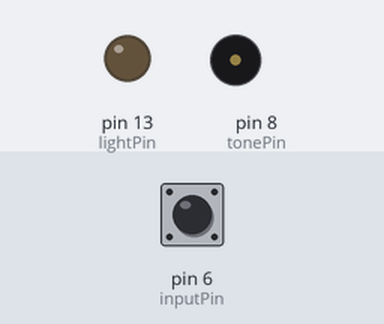
This sketch was run on a simulated Arduino Uno, built with avr-gcc and run on an emulated ATmega328P. Parts: output pins drawn as LEDs (lit = HIGH), buzzer (waves = sounding). Inputs (shaded band) come from the test bench; at power-on: pin 6 (inputPin) LOW.

Above: at 1.2 s.
1.3 s: pin 6 (inputPin) driven HIGH
At 2.1 s:
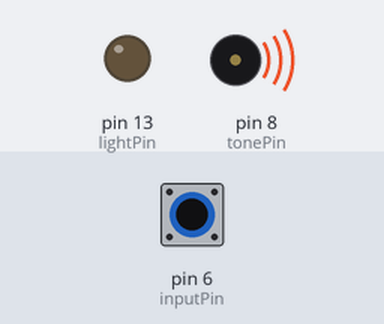
2.8 s: pin 6 (inputPin) pulsed LOW 2 times (0.12 s each, 0.3 s apart)
At 5.2 s:
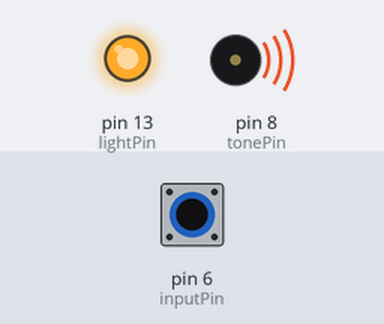
5.8 s: pin 6 (inputPin) driven LOW
At 6.8 s:
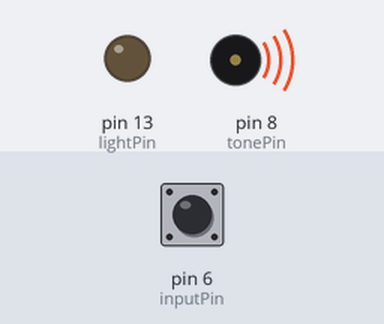
Timing chart, 0 to 8.8 s (numbered marks = the images above; inputs shaded):
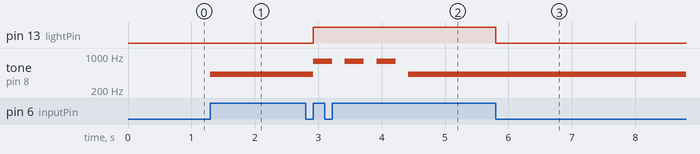

The sketch:

toneRewardControl_2arduinoCode_07072014.ino
```cpp
int inputPin = 6;
int tonePin = 8;
int lightPin = 13;

double toneStarted = 0;

int rewardToneFreq = 788; //normal 988 //control = 788
int toneFreq = 425; //normal == 325 // control = 425
double toneDuration = 120000;
double rewardToneDuration = 300;
double rewardToneBuffer = 200;

double timeSinceTITO = 0;
double lastReward = 0;


boolean reset = true;
boolean toneOn = false;
boolean ableToStart = true;
boolean firstReward = false;

void setup(){
  //Serial.begin(9600);
 pinMode(inputPin,INPUT);
 pinMode(lightPin,OUTPUT);
}

void loop(){
  int val = digitalRead(inputPin);
  //Serial.println(val);

  if(val && reset){
     reset = false;
     if(!toneOn){
        tone(tonePin,toneFreq,toneDuration);
        toneOn = true;
        toneStarted = millis();
        //Serial.println("started");
      }
      else{
        digitalWrite(lightPin,HIGH);
        rewardTone3();
      } //end toneOn
   } //end reset
   if(!val){
     reset = true;
     digitalWrite(lightPin,LOW);

   }
   if(millis()>toneStarted + toneDuration*3/2){
    toneOn = false;
   }


}

void rewardTone3(){
  tone(tonePin,rewardToneFreq,rewardToneDuration);
  delay(rewardToneDuration + rewardToneBuffer);
   tone(tonePin,rewardToneFreq,rewardToneDuration);
  delay(rewardToneDuration + rewardToneBuffer);
   tone(tonePin,rewardToneFreq,rewardToneDuration);
  delay(rewardToneDuration + rewardToneBuffer);
   double toneElapsed = millis() - toneStarted;
        double toneRemaining = toneDuration - toneElapsed;
        if(toneRemaining > 0){
         tone(tonePin,toneFreq,toneRemaining);
        }
}
```

Measured:
- after the input at 1.3 s, tone on pin 8 (tonePin): silent → 425 Hz at once
- after the input at 2.8 s, pin 13 (lightPin): LOW → HIGH after 0.12 s; tone on pin 8 (tonePin): 425 Hz → 788 Hz after 0.12 s, then repeats every 0.50 s: silent 0.20 s, 788 Hz 0.30 s, until it stays 425 Hz from 4.4 s
- after the input at 5.8 s, pin 13 (lightPin): HIGH → LOW at once
